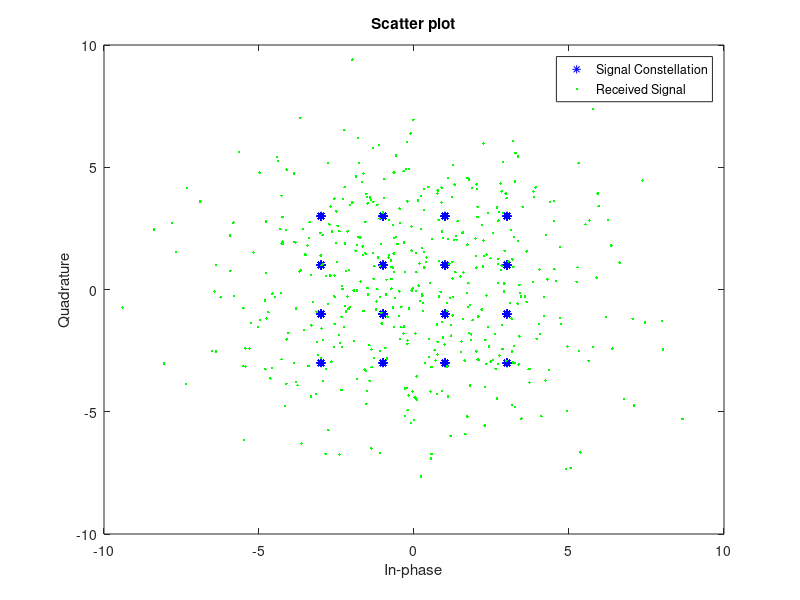

The MATLAB script that drew this image:
n=500; 
x=randi(16,1,n)-1; %500 random characters 
%modulation 
y = qammod(x,16); %signal generation for QAM16 modulation 
y_noise = awgn(y,0,'measured'); %add white Gousian Noise SNR 10 dB 
%demodulation 
z = qamdemod(y_noise,16); %signal demodulation 
%data visualization 
sy=scatterplot(y,1,0,'b*'); 
hold on; 
scatterplot(y_noise,1,0,'g.',sy); 
legend('Signal Constellation','Received Signal'); 
hold off; 
%error calculation 
error=z-x; %non zero is error 
error_percentage=nnz(error)/n
